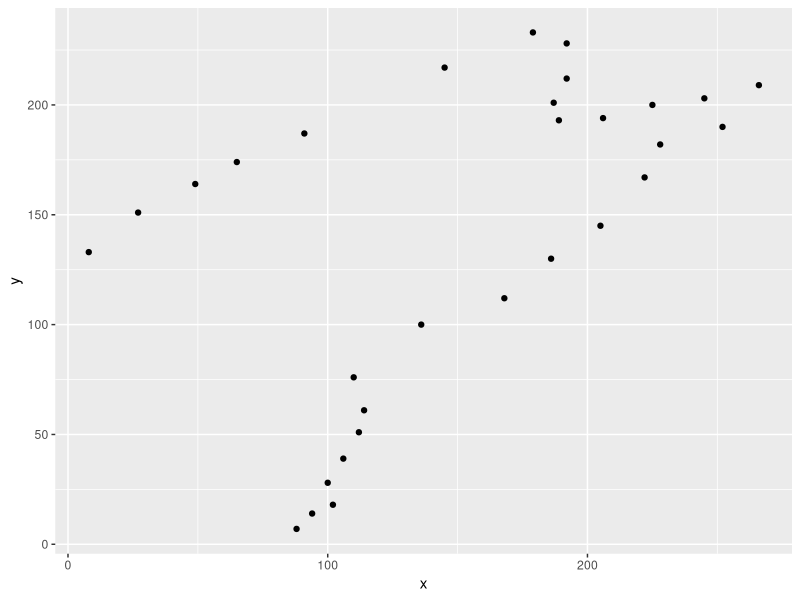

This chart was generated by the following R code:
# 主成分分析・多変量解析
# 2023 09 29
# Greg Nishihara
 
# パッケージの読み込み
library(tidyverse)

# つぎのパッケージをインストールしてください
library(vegan)
library(ade4)

data(doubs) # 今日解析するデータ

# 環境要因のデータ
doubs$env

# 魚類の行列（データ）
doubs$fish
doubs$species

# 空間の情報
doubs$xy

doubs$xy |> as_tibble() |> 
  ggplot() + 
  geom_point(
    aes(
      x = x,
      y = y
    )
  )

# 環境データの解析

env = doubs$env |> as_tibble()
xy = doubs$xy |> as_tibble()

env_xy = bind_cols(xy, env)
env_xy = env_xy |> 
  mutate(station = 1:n())
